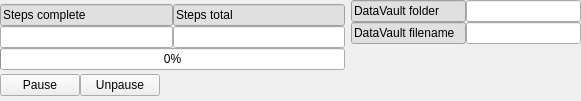
<?xml version="1.0" encoding="UTF-8"?>
<ui version="4.0">
 <class>MainWindow</class>
 <widget class="QMainWindow" name="MainWindow">
  <property name="geometry">
   <rect>
    <x>0</x>
    <y>0</y>
    <width>581</width>
    <height>101</height>
   </rect>
  </property>
  <property name="windowTitle">
   <string>MainWindow</string>
  </property>
  <widget class="QWidget" name="centralwidget">
   <widget class="QWidget" name="horizontalLayoutWidget_2">
    <property name="geometry">
     <rect>
      <x>0</x>
      <y>0</y>
      <width>581</width>
      <height>101</height>
     </rect>
    </property>
    <layout class="QHBoxLayout" name="horizontalLayout_2" stretch="3,2">
     <item>
      <layout class="QVBoxLayout" name="verticalLayout_4">
       <property name="spacing">
        <number>0</number>
       </property>
       <item>
        <layout class="QVBoxLayout" name="verticalLayout" stretch="0,0">
         <property name="spacing">
          <number>0</number>
         </property>
         <item>
          <layout class="QGridLayout" name="gridLayout">
           <property name="spacing">
            <number>0</number>
           </property>
           <item row="1" column="0">
            <widget class="QLineEdit" name="lbl_steps_complete">
             <property name="readOnly">
              <bool>true</bool>
             </property>
            </widget>
           </item>
           <item row="0" column="0">
            <widget class="QLineEdit" name="lineEdit">
             <property name="styleSheet">
              <string notr="true">QLineEdit { background-color: rgb(224,224,224) }</string>
             </property>
             <property name="text">
              <string>Steps complete</string>
             </property>
             <property name="readOnly">
              <bool>true</bool>
             </property>
            </widget>
           </item>
           <item row="0" column="1">
            <widget class="QLineEdit" name="lineEdit_3">
             <property name="styleSheet">
              <string notr="true">QLineEdit { background-color: rgb(224,224,224) }</string>
             </property>
             <property name="text">
              <string>Steps total</string>
             </property>
             <property name="readOnly">
              <bool>true</bool>
             </property>
            </widget>
           </item>
           <item row="1" column="1">
            <widget class="QLineEdit" name="lbl_steps_total">
             <property name="readOnly">
              <bool>true</bool>
             </property>
            </widget>
           </item>
          </layout>
         </item>
         <item>
          <widget class="QProgressBar" name="bar_progress">
           <property name="value">
            <number>0</number>
           </property>
          </widget>
         </item>
        </layout>
       </item>
       <item>
        <layout class="QHBoxLayout" name="horizontalLayout">
         <property name="spacing">
          <number>0</number>
         </property>
         <item>
          <widget class="QPushButton" name="btn_pause">
           <property name="text">
            <string>Pause</string>
           </property>
          </widget>
         </item>
         <item>
          <widget class="QPushButton" name="btn_unpause">
           <property name="text">
            <string>Unpause</string>
           </property>
          </widget>
         </item>
         <item>
          <spacer name="horizontalSpacer">
           <property name="orientation">
            <enum>Qt::Horizontal</enum>
           </property>
           <property name="sizeHint" stdset="0">
            <size>
             <width>40</width>
             <height>20</height>
            </size>
           </property>
          </spacer>
         </item>
        </layout>
       </item>
      </layout>
     </item>
     <item>
      <layout class="QVBoxLayout" name="verticalLayout_3">
       <property name="spacing">
        <number>0</number>
       </property>
       <item>
        <layout class="QGridLayout" name="gridLayout_2">
         <property name="spacing">
          <number>0</number>
         </property>
         <item row="0" column="1">
          <widget class="QLineEdit" name="lbl_dv_folder">
           <property name="readOnly">
            <bool>true</bool>
           </property>
          </widget>
         </item>
         <item row="1" column="0">
          <widget class="QLineEdit" name="lineEdit_6">
           <property name="styleSheet">
            <string notr="true">QLineEdit { background-color: rgb(224,224,224) }</string>
           </property>
           <property name="text">
            <string>DataVault filename</string>
           </property>
           <property name="readOnly">
            <bool>true</bool>
           </property>
          </widget>
         </item>
         <item row="0" column="0">
          <widget class="QLineEdit" name="lineEdit_5">
           <property name="styleSheet">
            <string notr="true">QLineEdit { background-color: rgb(224,224,224) }</string>
           </property>
           <property name="text">
            <string>DataVault folder</string>
           </property>
           <property name="readOnly">
            <bool>true</bool>
           </property>
          </widget>
         </item>
         <item row="1" column="1">
          <widget class="QLineEdit" name="lbl_dv_filename">
           <property name="readOnly">
            <bool>true</bool>
           </property>
          </widget>
         </item>
        </layout>
       </item>
       <item>
        <spacer name="verticalSpacer">
         <property name="orientation">
          <enum>Qt::Vertical</enum>
         </property>
         <property name="sizeHint" stdset="0">
          <size>
           <width>20</width>
           <height>40</height>
          </size>
         </property>
        </spacer>
       </item>
      </layout>
     </item>
    </layout>
   </widget>
  </widget>
 </widget>
 <resources/>
 <connections/>
</ui>
